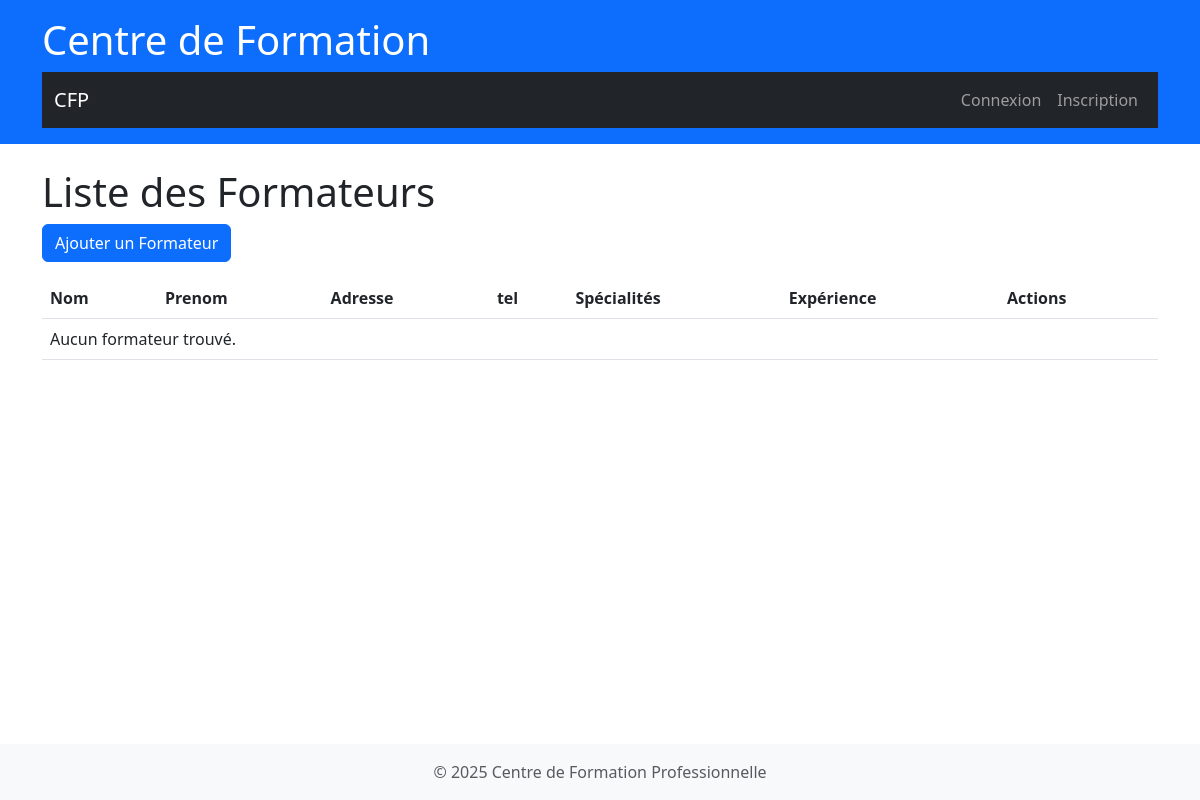
The app's page /formateur/liste/, older data.
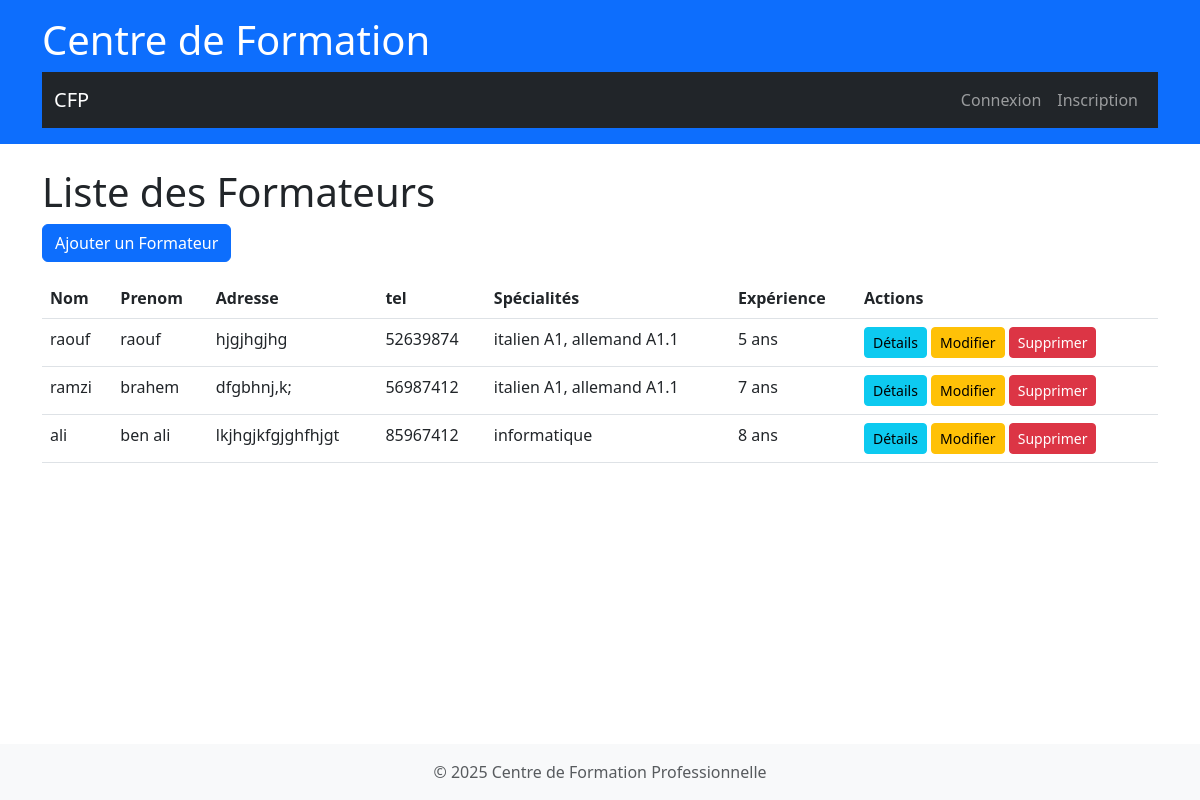
The same page, newer data.
### formateur/models.py (models this page shows, shortened)
class Formateur(models.Model):
    user = models.OneToOneField(CustomUser, on_delete=models.CASCADE)
    nom = models.CharField(max_length=255)
    prenom = models.CharField(max_length=255, null=True, blank=True)
    adresse = models.TextField()
    specialites = models.ManyToManyField(Specialite)
    experience = models.IntegerField(default=0)

### utilisateur/models.py (models this page shows, shortened)
class CustomUser(AbstractUser):
    ROLE_CHOICES = [
        ('ADMIN', 'Administrateur'),
        ('FORMATEUR', 'Formateur'),
        ('STAGIAIRE', 'Stagiaire'),
    ]
    role = models.CharField(max_length=20, choices=ROLE_CHOICES, default='STAGIAIRE')
    phone = models.CharField(max_length=20, blank=True, null=True)

### specialite/models.py (models this page shows, shortened)
class Specialite(models.Model):
    nom = models.CharField(max_length=100)
    description = models.TextField(blank=True, null=True)

### formateur/views.py (the view)
# urls.py: path('liste/', views.FormateurListView.as_view(), name='formateur_list'),        # URL pour lister les formateurs
class FormateurListView(ListView):
    model = Formateur
    template_name = 'formateur/formateur_list.html'
    context_object_name = 'formateurs'
    def get_queryset(self):
        return Formateur.objects.filter(user__role='FORMATEUR', user__is_active=True) # Récupérer uniquement les formateurs qui sont actifs

### formateur/templates/formateur/formateur_list.html (shortened to what this page needs)
{% extends 'base.html' %}
{% block content %}
<h1>Liste des Formateurs</h1>
<a href="{% url 'formateur:formateur_create' %}" class="btn btn-primary mb-3">Ajouter un Formateur</a>
<table class="table">
    <thead>
        <tr>
            <th>Nom</th>
            <th>Prenom</th>
            <th>Adresse</th>
            <th>tel</th>
            <th>Spécialités</th>
            <th>Expérience</th>
            <th>Actions</th>
        </tr>
    </thead>
    <tbody>
        {% for formateur in formateurs %}
        <tr>
            <td>{{ formateur.nom }}</td>
            <td>{{ formateur.prenom }}</td>
            <td>{{ formateur.adresse }}</td>
            <td>{{ formateur.user.phone }}</td>
            <td>
                {% for specialite in formateur.specialites.all %}
                    {{ specialite.nom }}{% if not forloop.last %}, {% endif %}
                {% endfor %}
            </td>
            <td>{{ formateur.experience }} ans</td>
            <td>
                <a href="{% url 'formateur:formateur_detail' formateur.pk %}" class="btn btn-info btn-sm">Détails</a>
                <a href="{% url 'formateur:formateur_update' formateur.pk %}" class="btn btn-warning btn-sm">Modifier</a>
                <a href="{% url 'formateur:formateur_delete' formateur.pk %}" class="btn btn-danger btn-sm">Supprimer</a>
            </td>
        </tr>
        {% empty %}
        <tr>
            <td colspan="7">Aucun formateur trouvé.</td>
        </tr>
        {% endfor %}
    </tbody>
</table>
{% endblock %}

Row changes from the older to the newer data that the page shows:
added Formateur: nom "raouf", prenom "raouf", adresse "hjgjhgjhg", user.phone "52639874", experience "5"
now on this page (row unchanged): Specialite: nom "italien A1"
now on this page (row edited): Specialite: nom "allemand A1.1"
added Formateur: nom "ramzi", prenom "brahem", adresse "dfgbhnj,k;", user.phone "56987412", experience "7"
added Formateur: nom "ali", prenom "ben ali", adresse "lkjhgjkfgjghfhjgt", user.phone "85967412", experience "8"
added Specialite: nom "informatique", shown under "ali"
Text that changed along with them:
text no longer shown: "Aucun formateur trouvé."
